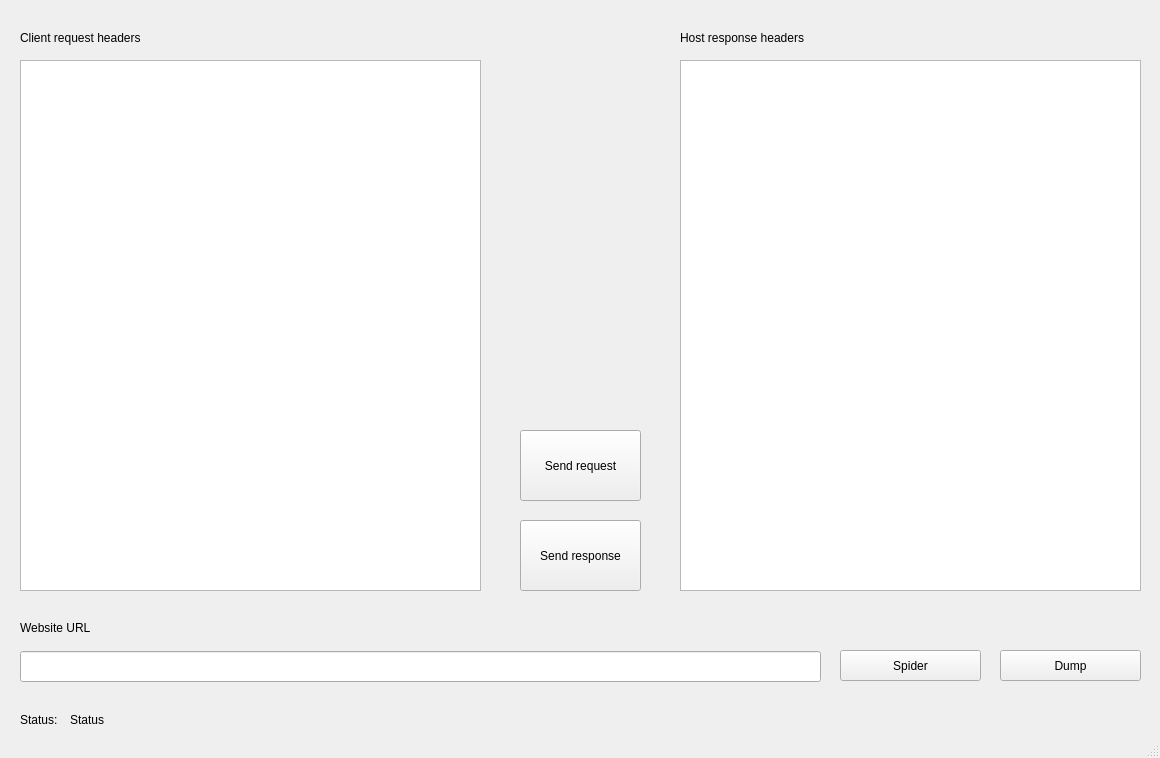
<?xml version="1.0" encoding="UTF-8"?>
<ui version="4.0">
 <class>ProxyAppClass</class>
 <widget class="QMainWindow" name="ProxyAppClass">
  <property name="geometry">
   <rect>
    <x>0</x>
    <y>0</y>
    <width>1160</width>
    <height>758</height>
   </rect>
  </property>
  <property name="windowTitle">
   <string>ProxyApp</string>
  </property>
  <widget class="QWidget" name="centralWidget">
   <widget class="QPushButton" name="responseButton">
    <property name="geometry">
     <rect>
      <x>520</x>
      <y>520</y>
      <width>121</width>
      <height>71</height>
     </rect>
    </property>
    <property name="text">
     <string>Send response</string>
    </property>
   </widget>
   <widget class="QPushButton" name="spiderButton">
    <property name="geometry">
     <rect>
      <x>840</x>
      <y>650</y>
      <width>141</width>
      <height>31</height>
     </rect>
    </property>
    <property name="text">
     <string>Spider</string>
    </property>
   </widget>
   <widget class="QLabel" name="statusLabel">
    <property name="geometry">
     <rect>
      <x>70</x>
      <y>710</y>
      <width>1061</width>
      <height>20</height>
     </rect>
    </property>
    <property name="text">
     <string>Status</string>
    </property>
   </widget>
   <widget class="QLabel" name="label_2">
    <property name="geometry">
     <rect>
      <x>20</x>
      <y>30</y>
      <width>451</width>
      <height>16</height>
     </rect>
    </property>
    <property name="text">
     <string>Client request headers</string>
    </property>
   </widget>
   <widget class="QLineEdit" name="lineEdit">
    <property name="geometry">
     <rect>
      <x>20</x>
      <y>651</y>
      <width>801</width>
      <height>31</height>
     </rect>
    </property>
   </widget>
   <widget class="QLabel" name="label_4">
    <property name="geometry">
     <rect>
      <x>20</x>
      <y>620</y>
      <width>801</width>
      <height>16</height>
     </rect>
    </property>
    <property name="text">
     <string>Website URL</string>
    </property>
   </widget>
   <widget class="QPlainTextEdit" name="clientRequestText">
    <property name="geometry">
     <rect>
      <x>20</x>
      <y>60</y>
      <width>461</width>
      <height>531</height>
     </rect>
    </property>
   </widget>
   <widget class="QPushButton" name="dumpButton">
    <property name="geometry">
     <rect>
      <x>1000</x>
      <y>650</y>
      <width>141</width>
      <height>31</height>
     </rect>
    </property>
    <property name="text">
     <string>Dump</string>
    </property>
   </widget>
   <widget class="QPlainTextEdit" name="hostResponseText">
    <property name="geometry">
     <rect>
      <x>680</x>
      <y>60</y>
      <width>461</width>
      <height>531</height>
     </rect>
    </property>
   </widget>
   <widget class="QLabel" name="label_3">
    <property name="geometry">
     <rect>
      <x>680</x>
      <y>30</y>
      <width>451</width>
      <height>16</height>
     </rect>
    </property>
    <property name="text">
     <string>Host response headers</string>
    </property>
   </widget>
   <widget class="QLabel" name="label">
    <property name="geometry">
     <rect>
      <x>20</x>
      <y>710</y>
      <width>55</width>
      <height>20</height>
     </rect>
    </property>
    <property name="text">
     <string>Status:</string>
    </property>
   </widget>
   <widget class="QPushButton" name="requestButton">
    <property name="geometry">
     <rect>
      <x>520</x>
      <y>430</y>
      <width>121</width>
      <height>71</height>
     </rect>
    </property>
    <property name="text">
     <string>Send request</string>
    </property>
   </widget>
  </widget>
  <widget class="QStatusBar" name="statusBar"/>
 </widget>
 <layoutdefault spacing="6" margin="11"/>
 <resources>
  <include location="proxyapp.qrc"/>
 </resources>
 <connections/>
 <slots>
  <signal>signal1()</signal>
  <signal>signal2()</signal>
 </slots>
</ui>
